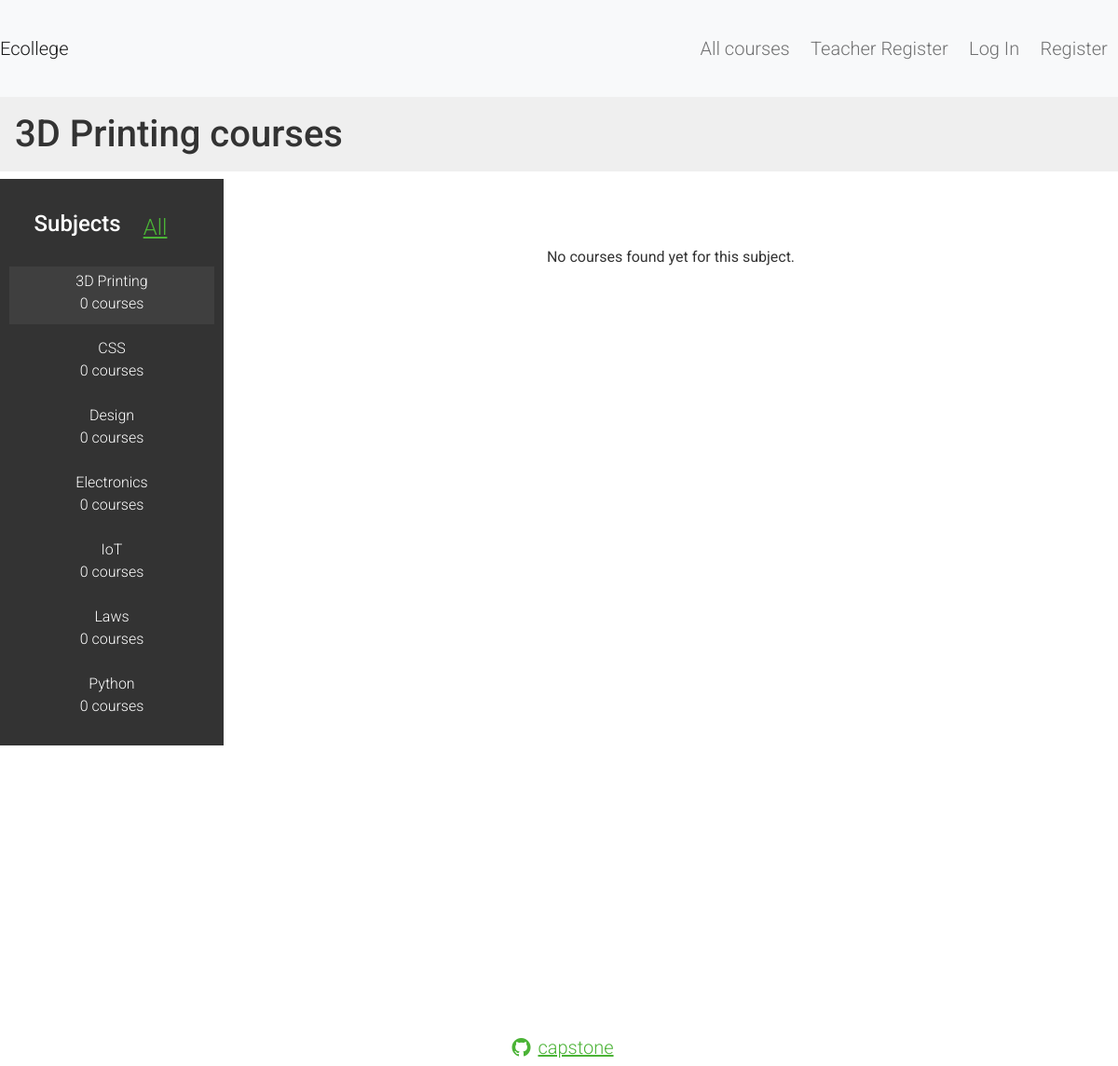
Page /subject/3d-printing/ on the committed database.
### ecollege/models.py (models this page shows, shortened)
class Subject(models.Model):
    title = models.CharField(max_length=200)
    slug = models.SlugField(max_length=200, unique=True)
    class Meta:
        ordering = ['title']

### ecollege/views.py (the view)
# urls.py: path('subject/<slug:subject>/', views.CourseListView.as_view(), name='course_list_subject'),
class CourseListView(TemplateResponseMixin, View):
  model = Course
  template_name = 'courses/course/list.html'
  def get(self, request, subject=None):
    subjects = Subject.objects.annotate(total_courses=Count('courses'))
    courses = Course.objects.annotate(total_modules=Count('modules'))
    if subject:
      subject = get_object_or_404(Subject, slug=subject)
      courses = courses.filter(subject=subject)
    return self.render_to_response({'subjects':subjects, 'subject':subject, 'courses': courses})

### ecollege/templates/courses/course/list.html (shortened to what this page needs)
{% extends "layout.html" %}
{% load static %}
{% block content %}
    <h1>
      {% if subject %}
        {{ subject.title }} courses
      {% else %}
        All courses
      {% endif %}
    </h1>
    <div class="navbar contents d-flex align-items-center justify-content-center ">
      <h4 class="dropdown-toggle p-2"{% if not subject %}class="selected"{% endif %}
        id="dropdownMenuButton1" data-bs-toggle="dropdown" aria-expanded="false"> Subjects </h4>
      <a id="all_link" class="p-4" href="{% url 'course_list' %}">All</a>
      <ul id="modules" class="dropdown-menu " aria-labelledby="dropdownMenuButton1">
        {% for s in subjects %}
          <li {% if subject == s %}class="selected"{% endif %}>
            <a href="{% url 'course_list_subject' s.slug %}">
              {{ s.title }}<br><span>{{ s.total_courses }} courses</span>
            </a>
          </li>
        {% endfor %}
      </ul>
    </div>
    <div class="module">
      <div id="courses_card">
        {% for course in courses %}
          {% with subject=course.subject %}
            <div id="course_div" class="card shadow-sm">
              <h3><a href="{% url 'course_detail' course.slug %}" > {{ course.title }} </a></h3>
              <p><a href="{% url 'course_list_subject' subject.slug %}"> {{ subject}} </a>
                {{ course.total_modules }} modules.
                Instructor: {{ course.owner.get_full_name }}
              </p>
            </div>
          {% endwith %}
        {% empty %}
            <p>No courses found yet for this subject. </p>
        {% endfor %}
      </div>
    </div>
{% endblock %}

### ecollege/static/ecollege/css/main.css (style rules this page uses)
body { height: 100vh; }
body { margin:0; font-family:'Roboto', sans-serif; font-weight:400; color:#333; }
a { color:#4bb336; font-family:'Roboto', sans-serif; font-weight:300; text-align: center; }
h1 { background:#efefef; width:100%; overflow:auto; padding: 1rem; }
.module { width:100%; height: 100vh; text-align: center; margin: 2rem 0; }
.contents { background:#333; color: #fff; font-family:'Roboto', sans-serif; }
#all_link { font-size: 1.5rem; }
.contents ul { list-style:none; margin:0; padding:0; width:100%; background:#333; }
.contents ul li { margin:0 0 10px 0; padding:4px 10px 10px; overflow:auto; }
.contents ul li.selected { background:#3f3f3f; }
.contents ul a { display:block; color:#fff; text-decoration:none; }
.module p:last-child { margin: 1rem; }
#courses_card { display: flex; flex-flow: row wrap; justify-content: center; align-content: space-between; width: 100%; margin-top: 2rem; }
@media (min-width: 768px) { #courses_card { margin-top: 3rem; } }
@media (min-width: 1200px) { .module p:last-child { margin: 2rem; } }
@media (min-width: 1200px) { .contents { width:20%; padding:10px; float:left; } }
@media (min-width: 1200px) { #courses_card { margin: 3rem auto 0 auto; width: 70%; } }

### rows in the picture
Subject: title "3D Printing", total_courses "0"
Subject: title "CSS", total_courses "0"
Subject: title "Design", total_courses "0"
Subject: title "Electronics", total_courses "0"
Subject: title "IoT", total_courses "0"
Subject: title "Laws", total_courses "0"
Subject: title "Python", total_courses "0"
